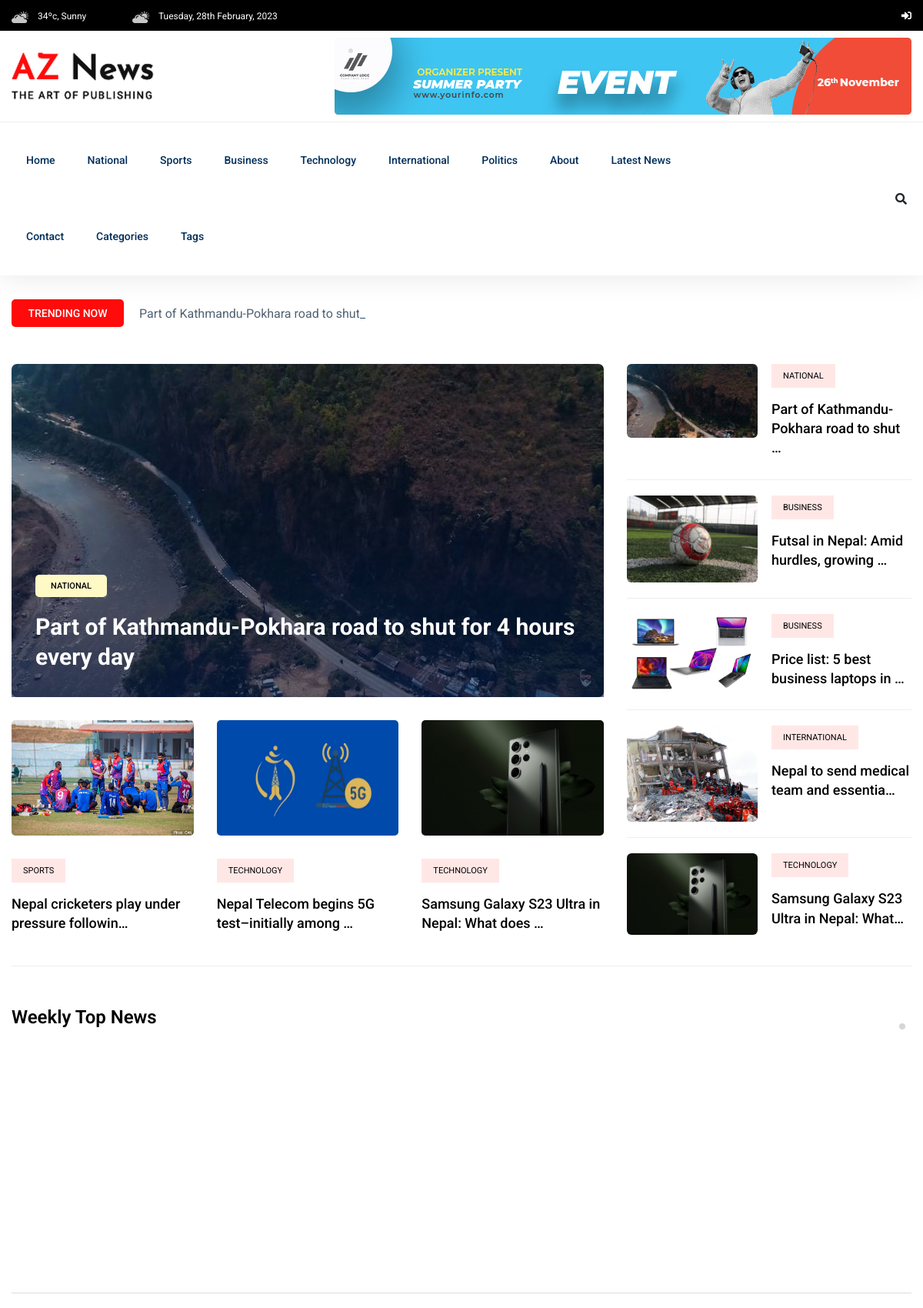
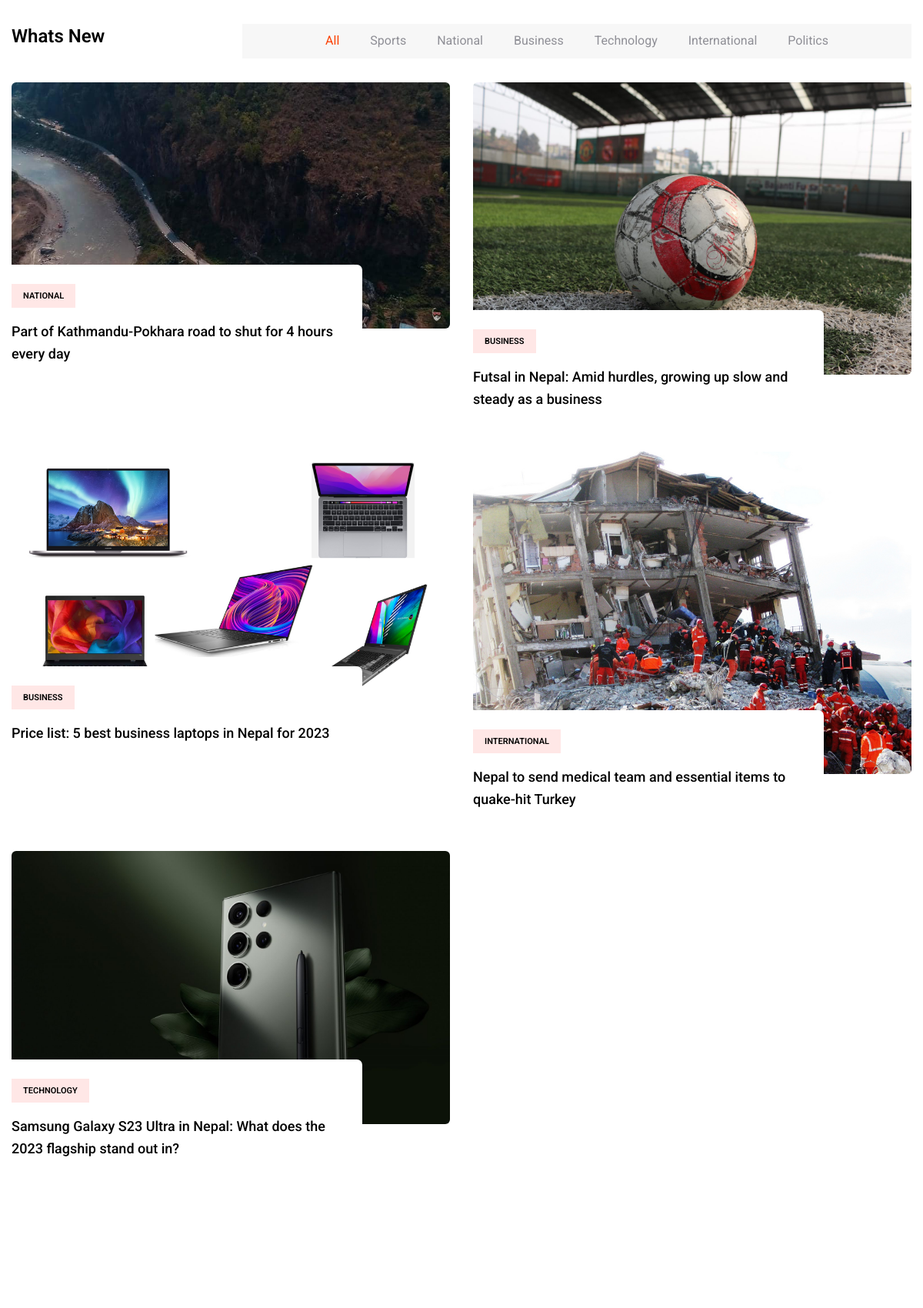
The page / (upper part) on the database its author committed (2 pictures, top to bottom).
### newspaper_app/models.py (models this page shows, shortened)
class TimeStampModel(models.Model):   # Do not create table for this model
    created_at = models.DateTimeField(auto_now_add=True)
    updated_at = models.DateTimeField(auto_now=True)  # same kura diff. class ma chaiyeko le ya eutai class ma rakheko inherit garna ko lagi
    class Meta:
        abstract = True  # django le model dekhne bitikai table banauxa so sab model ko table banauxa vanera avoid garna ko lagi yo properties vako model haru ma so yo model chai inheritance ko lagi matra use garna lako ho special use ko lagi haina

class Post(TimeStampModel):
    STATUS_CHOICES = [
        ("active", "Active"),
        ("in_active", "Inactive"),
    ]
    title = models.CharField(max_length=250)
    content = models.TextField()
    featured_image = models.ImageField(upload_to="post_images/%Y/%m/%d", blank=False)
    author = models.ForeignKey("auth.user", on_delete=models.CASCADE)
    published_at = models.DateTimeField(null=True, blank=True)
    status = models.CharField(max_length=20, choices=STATUS_CHOICES, default= "active")
    views_count = models.PositiveBigIntegerField(default=0)
    category = models.ForeignKey(Category, on_delete=models.CASCADE)
    tag = models.ManyToManyField(Tag)

class Category(TimeStampModel):
    name = models.CharField(max_length=20)
    def __str__(self):
        return self.name

### newspaper_app/views.py (the view)
# urls.py: path("", views.HomeView.as_view(), name="home"),
class HomeView(ListView):
    model = Post
    template_name = "aznews/home.html"
    context_object_name = "posts"
    queryset = Post.objects.filter(
        status="active", published_at__isnull=False
    ).order_by("-published_at")[:5]
    def get_context_data(self, *args, **kwargs):
        context = super().get_context_data(*args, **kwargs)
        context["featured_post"] = (
            Post.objects.filter(status="active", published_at__isnull=False)
            .order_by("-views_count")
            .first()
        )
        context["featured_posts"] = Post.objects.filter(
            status="active", published_at__isnull=False
        ).order_by("-views_count")[2:5]
        one_week_ago = timezone.now() - timedelta(days=7)
        context["weekly_top_posts"] = Post.objects.filter(
            status="active",
            published_at__isnull=False,
            published_at__gte=one_week_ago,
        ).order_by("-published_at")[:7]
        context["recent_posts"] = Post.objects.filter(
            status="active", published_at__isnull=False
        ).order_by("-views_count")[:5]
        return context

### templates/aznews/home.html (shortened to what this page needs)
{% extends "aznews/base.html" %}
{% block content %}
    <main>
        {% include "aznews/main/trending.html" %}
        {% include "aznews/main/weekly.html" %}
        {% include "aznews/main/whats_new.html" %}
    </main>
{% endblock content %}

### templates/aznews/main/trending/trending_title.html
<div class="row">
    <div class="col-lg-12">
        <div class="trending-tittle">
            <strong>Trending now</strong>
            <div class="trending-animated">
                <ul id="js-news" class="js-hidden">
                    {% for post in posts %}
                    <li class="news-item">{{ post.title }}</li>
                    {% endfor %}
                </ul>
            </div>
        </div>
    </div>
</div>

### templates/aznews/main/trending/trending_left.html
<div class="col-lg-8">
    <div class="trending-top mb-30">
        <div class="trend-top-img">
            <img src="{{ featured_post.featured_image.url }}"
                 alt="{{ featured_post.title }}">
            <div class="trend-top-cap">
                <span>{{ featured_post.category.name }}</span>
                <h2>
                    <a href="{% url 'post-detail' featured_post.pk %}">{{ featured_post.title }}</a>
                </h2>
            </div>
        </div>
    </div>
    <div class="trending-bottom">
        <div class="row">
            {% for featured_post in featured_posts %}
                <div class="col-lg-4">
                    <div class="single-bottom mb-35">
                        <div class="trend-bottom-img mb-30">
                            <img src="{{ featured_post.featured_image.url }}"
                                 alt="{{ featured_post.title }}" width="250px" height="150px">
                        </div>
                        <div class="trend-bottom-cap">
                            <span class="color1">{{ featured_post.category }}</span>
                            <h4>
                                <a href="{% url 'post-detail' featured_post.pk %}">{{ featured_post.title|truncatechars:46 }}</a>
                            </h4>
                        </div>
                    </div>
                </div>
            {% endfor %}
        </div>
    </div>
</div>

### templates/aznews/main/trending/trending_right.html
<div class="col-lg-4">
    {% for post in posts %}
    <div class="trand-right-single d-flex">
        <div class="trand-right-img">
            <img src="{{ post.featured_image.url }}" alt="{{ post.title }}" width="170px">
        </div>
        <div class="trand-right-cap">
            <span class="color1">{{ post.category.name }}</span>
            <h4><a href="details.html">{{ post.title|truncatechars:40 }}</a></h4>
        </div>
    </div>
    {% endfor %}
</div>

### templates/aznews/main/whats_new.html (shortened to what this page needs)
<section class="whats-news-area pt-50 pb-20">
    <div class="container">
        <div class="row">
            <div class="col-lg-12">
                <div class="row d-flex justify-content-between">
                    <div class="col-lg-3 col-md-3">
                        <div class="section-tittle mb-30">
                            <h3>Whats New</h3>
                        </div>
                    </div>
                    <div class="col-lg-9 col-md-9">
                        <div class="properties__button">
                            <nav>
                                <div class="nav nav-tabs" id="nav-tab" role="tablist">
                                    <a class="nav-item nav-link active"
                                       id="nav-home-tab"
                                       data-toggle="tab"
                                       href="#nav-home"
                                       role="tab"
                                       aria-controls="nav-home"
                                       aria-selected="true">All</a>
                                       {% for whats_new_category in whats_new_categories %}
                                    <a class="nav-item nav-link"
                                       id="nav-{{ whats_new_category.name }}-tab"
                                       data-toggle="tab"
                                       href="#nav-{{ whats_new_category.name }}"
                                       role="tab"
                                       aria-controls="nav-{{ whats_new_category.name }}"
                                       aria-selected="false">{{ whats_new_category.name }}</a>
                                    {% endfor %}
                                </div>
                            </nav>
                        </div>
                    </div>
                </div>
                <div class="row">
                    <div class="col-12">
                        <div class="tab-content" id="nav-tabContent">
                            <div class="tab-pane fade show active"
                                 id="nav-home"
                                 role="tabpanel"
                                 aria-labelledby="nav-home-tab">
                                <div class="whats-news-caption">
                                    <div class="row">
                                        {% for post in posts %}
                                        <div class="col-lg-6 col-md-6">
                                            <div class="single-what-news mb-100">
                                                <div class="what-img">
                                                    <img src="{{ post.featured_image.url }}" alt="{{ post.title }}">
                                                </div>
                                                <div class="what-cap">
                                                    <span class="color1">{{ post.category.name }}</span>
                                                    <h4>
                                                        <a href="#">{{ post.title }}</a>
                                                    </h4>
                                                </div>
                                            </div>
                                        </div>
                                        {% endfor %}
                                        </div>
                                    </div>
                                </div>
                            </div>
                        </div>
                    </div>
                </div>
            </div>
        </div>
</section>

### rows shown on the page
Post: title "Part of Kathmandu-Pokhara road to shut for 4 hours every day", featured_image (picture), category.name "NATIONAL", title "Part of Kathmandu-Pokhara road to shut …"
Post: featured_image (picture), category "SPORTS", title "Nepal cricketers play under pressure followin…"
Post: featured_image (picture), category "TECHNOLOGY", title "Nepal Telecom begins 5G test–initially among …"
Post: featured_image (picture), category "TECHNOLOGY", title "Samsung Galaxy S23 Ultra in Nepal: What does …", category.name "TECHNOLOGY", title "Samsung Galaxy S23 Ultra in Nepal: What…", title "Samsung Galaxy S23 Ultra in Nepal: What does the 2023 flagship stand out in?"
Post: featured_image (picture), category.name "BUSINESS", title "Futsal in Nepal: Amid hurdles, growing …", title "Futsal in Nepal: Amid hurdles, growing up slow and steady as a business"
Post: featured_image (picture), category.name "BUSINESS", title "Price list: 5 best business laptops in …", title "Price list: 5 best business laptops in Nepal for 2023"
Post: featured_image (picture), category.name "INTERNATIONAL", title "Nepal to send medical team and essentia…", title "Nepal to send medical team and essential items to quake-hit Turkey"
Category: name "Sports"
Category: name "National"
Category: name "Business"
Category: name "Technology"
Category: name "International"
Category: name "Politics"

### other values the page prints
{{ top_category.name }} "National" "Sports" "Business" "Technology" "International" "Politics"
